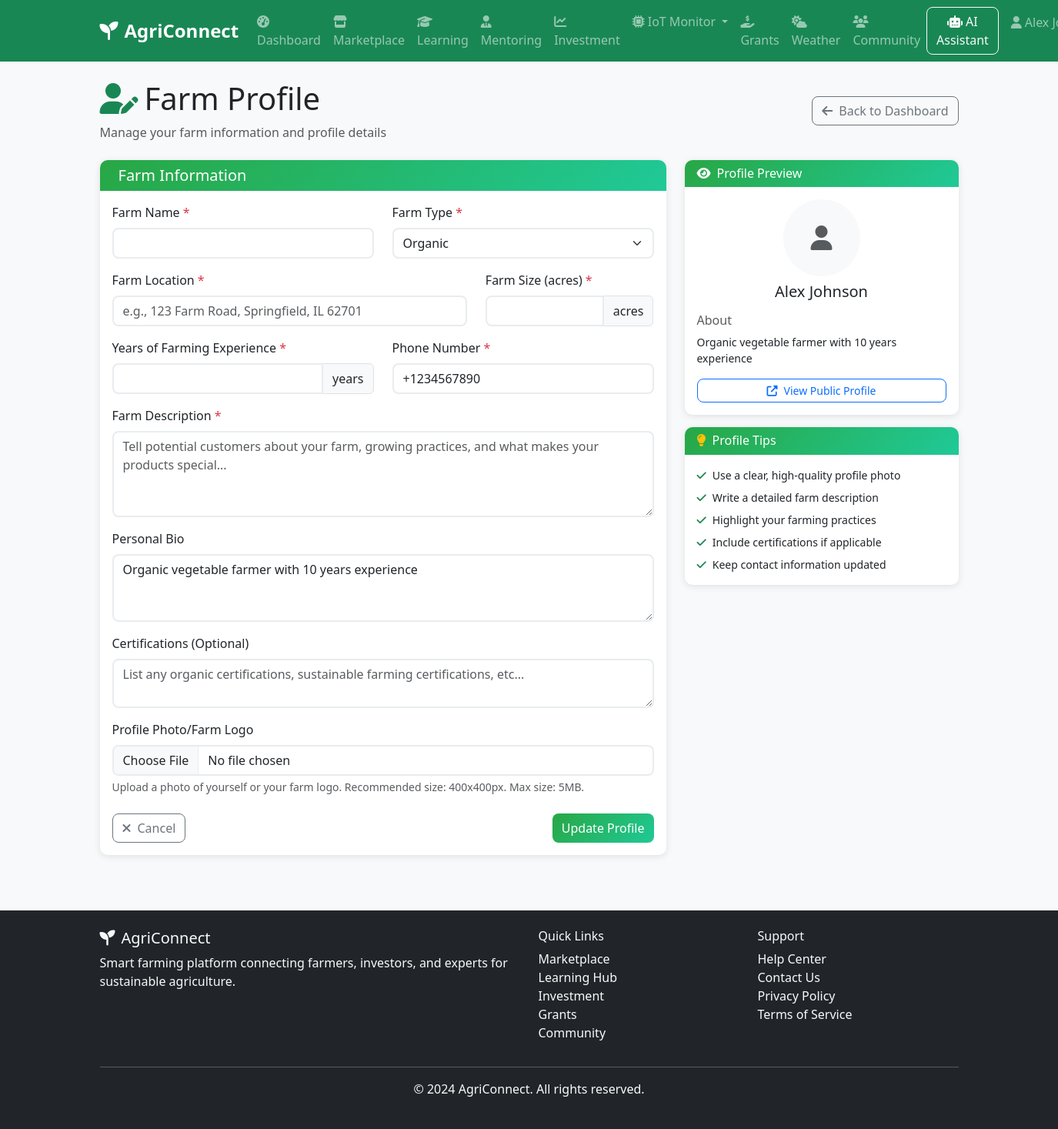
The app's page /marketplace/profile (signed in) with its own data.
### app/models/user.py (models this page shows, shortened)
class User(UserMixin, db.Model):
    __tablename__ = 'users'
    id = db.Column(db.Integer, primary_key=True)
    username = db.Column(db.String(80), unique=True, nullable=False)
    email = db.Column(db.String(120), unique=True, nullable=False)
    password_hash = db.Column(db.String(255), nullable=False)
    first_name = db.Column(db.String(50), nullable=False)
    last_name = db.Column(db.String(50), nullable=False)
    phone = db.Column(db.String(20))
    location = db.Column(db.String(100))
    user_type = db.Column(db.Enum('farmer', 'investor', 'expert', 'admin'), nullable=False, default='farmer')
    profile_image = db.Column(db.String(255))
    bio = db.Column(db.Text)
    farm_name = db.Column(db.String(100))
    farm_location = db.Column(db.String(200))
    farm_size = db.Column(db.Float)  # in acres
    farm_type = db.Column(db.String(50))  # organic, conventional, etc.
    years_experience = db.Column(db.Integer)
    farm_description = db.Column(db.Text)
    certifications = db.Column(db.Text)  # JSON string of certifications
    is_active = db.Column(db.Boolean, default=True)
    is_verified = db.Column(db.Boolean, default=False)
    created_at = db.Column(db.DateTime, default=datetime.utcnow)
    updated_at = db.Column(db.DateTime, default=datetime.utcnow, onupdate=datetime.utcnow)
    products = db.relationship('Product', backref='seller', lazy='dynamic')
    courses_enrolled = db.relationship('CourseEnrollment', backref='user', lazy='dynamic')
    courses_created = db.relationship('Course', backref='instructor', lazy='dynamic')
    land_listings = db.relationship('Land', backref='owner', lazy='dynamic')
    investments = db.relationship('Investment', backref='investor', lazy='dynamic')
    forum_posts = db.relationship('ForumPost', backref='author', lazy='dynamic')
    forum_comments = db.relationship('ForumComment', backref='author', lazy='dynamic')
    mentoring_sessions_as_mentor = db.relationship('MentoringSession', foreign_keys='MentoringSession.mentor_id', backref='mentor', lazy='dynamic')
    mentoring_sessions_as_mentee = db.relationship('MentoringSession', foreign_keys='MentoringSession.mentee_id', backref='mentee', lazy='dynamic')
    mentoring_requests = db.relationship('MentoringRequest', backref='mentee', lazy='dynamic')
    chat_sessions = db.relationship('ChatSession', backref='user', lazy='dynamic')
    def get_full_name(self):
        return f"{self.first_name} {self.last_name}"
    def is_farmer(self):
        return self.user_type == 'farmer'

### app/routes/marketplace.py (the view, shortened to what this page needs)
@marketplace_bp.route('/profile', methods=['GET', 'POST'])
@login_required
def edit_farmer_profile():
    if not current_user.is_farmer():
        flash('Only farmers can access this page.', 'error')
        return redirect(url_for('marketplace.index'))
    form = FarmerProfileForm(obj=current_user)
    return render_template('marketplace/farmer_profile.html', form=form)

### app/templates/marketplace/farmer_profile.html (shortened to what this page needs)
{% extends "base.html" %}
{% block content %}
<div class="container py-4">
    <div class="row mb-4">
        <div class="col-12">
            <div class="d-flex justify-content-between align-items-center">
                <div>
                    <h1><i class="fas fa-user-edit me-2 text-success"></i>Farm Profile</h1>
                    <p class="text-muted mb-0">Manage your farm information and profile details</p>
                </div>
                <a href="{{ url_for('marketplace.farmer_dashboard') }}" class="btn btn-outline-secondary">
                    <i class="fas fa-arrow-left me-2"></i>Back to Dashboard
                </a>
            </div>
        </div>
    </div>
    <div class="row">
        <div class="col-lg-8">
            <div class="card">
                <div class="card-header">
                    <h5 class="mb-0">Farm Information</h5>
                </div>
                <div class="card-body">
                    <form method="POST" enctype="multipart/form-data">
                        <div class="row mb-3">
                            <div class="col-md-6">
                                {{ form.farm_name.label(class="form-label required") }}
                                {{ form.farm_name(class="form-control") }}
                            </div>
                            <div class="col-md-6">
                                {{ form.farm_type.label(class="form-label required") }}
                                {{ form.farm_type(class="form-select") }}
                            </div>
                        </div>
                        <div class="row mb-3">
                            <div class="col-md-8">
                                {{ form.farm_location.label(class="form-label required") }}
                                {{ form.farm_location(class="form-control", placeholder="e.g., 123 Farm Road, Springfield, IL 62701") }}
                            </div>
                            <div class="col-md-4">
                                {{ form.farm_size.label(class="form-label required") }}
                                <div class="input-group">
                                    {{ form.farm_size(class="form-control") }}
                                    <span class="input-group-text">acres</span>
                                </div>
                            </div>
                        </div>
                        <div class="row mb-3">
                            <div class="col-md-6">
                                {{ form.years_experience.label(class="form-label required") }}
                                <div class="input-group">
                                    {{ form.years_experience(class="form-control") }}
                                    <span class="input-group-text">years</span>
                                </div>
                            </div>
                            <div class="col-md-6">
                                {{ form.phone.label(class="form-label required") }}
                                {{ form.phone(class="form-control", placeholder="+1 (555) 123-4567") }}
                            </div>
                        </div>
                        <div class="mb-3">
                            {{ form.farm_description.label(class="form-label required") }}
                            {{ form.farm_description(class="form-control", rows="4", placeholder="Tell potential customers about your farm, growing practices, and what makes your products special...") }}
                        </div>
                        <div class="mb-3">
                            {{ form.bio.label(class="form-label") }}
                            {{ form.bio(class="form-control", rows="3", placeholder="Share a bit about yourself as a farmer...") }}
                        </div>
                        <div class="mb-3">
                            {{ form.certifications.label(class="form-label") }}
                            {{ form.certifications(class="form-control", rows="2", placeholder="List any organic certifications, sustainable farming certifications, etc...") }}
                        </div>
                        <div class="mb-4">
                            {{ form.profile_image.label(class="form-label") }}
                            {{ form.profile_image(class="form-control") }}
                            <div class="form-text">Upload a photo of yourself or your farm logo. Recommended size: 400x400px. Max size: 5MB.</div>
                        </div>
                        <div class="d-flex justify-content-between">
                            <a href="{{ url_for('marketplace.farmer_dashboard') }}" class="btn btn-outline-secondary">
                                <i class="fas fa-times me-2"></i>Cancel
                            </a>
                            {{ form.submit(class="btn btn-success") }}
                        </div>
                    </form>
                </div>
            </div>
        </div>
        <div class="col-lg-4">
            <div class="card">
                <div class="card-header">
                    <h6 class="mb-0"><i class="fas fa-eye me-2"></i>Profile Preview</h6>
                </div>
                <div class="card-body">
                    <div class="text-center mb-3">
                        {% if current_user.profile_image %}
                        <img src="{{ current_user.profile_image }}" alt="Profile"
                             class="rounded-circle mb-2" style="width: 100px; height: 100px; object-fit: cover;">
                        {% else %}
                        <div class="bg-light rounded-circle mx-auto mb-2 d-flex align-items-center justify-content-center"
                             style="width: 100px; height: 100px;">
                            <i class="fas fa-user fa-2x text-muted"></i>
                        </div>
                        {% endif %}
                        <h5 class="mb-1">{{ current_user.get_full_name() }}</h5>
                    </div>
                    {% if current_user.bio %}
                    <div class="mb-3">
                        <h6 class="text-muted">About</h6>
                        <p class="small">{{ current_user.bio }}</p>
                    </div>
                    {% endif %}
                    <div class="mt-3">
                        <a href="{{ url_for('marketplace.farmer_profile', farmer_id=current_user.id) }}"
                           class="btn btn-outline-primary btn-sm w-100" target="_blank">
                            <i class="fas fa-external-link-alt me-2"></i>View Public Profile
                        </a>
                    </div>
                </div>
            </div>
            <div class="card mt-3">
                <div class="card-header">
                    <h6 class="mb-0"><i class="fas fa-lightbulb me-2 text-warning"></i>Profile Tips</h6>
                </div>
                <div class="card-body">
                    <ul class="list-unstyled small mb-0">
                        <li class="mb-2"><i class="fas fa-check text-success me-2"></i>Use a clear, high-quality profile photo</li>
                        <li class="mb-2"><i class="fas fa-check text-success me-2"></i>Write a detailed farm description</li>
                        <li class="mb-2"><i class="fas fa-check text-success me-2"></i>Highlight your farming practices</li>
                        <li class="mb-2"><i class="fas fa-check text-success me-2"></i>Include certifications if applicable</li>
                        <li class="mb-0"><i class="fas fa-check text-success me-2"></i>Keep contact information updated</li>
                    </ul>
                </div>
            </div>
        </div>
    </div>
</div>
{% endblock %}

### app/templates/base.html (shortened to what this page needs)
<!DOCTYPE html>
<html lang="en">
<head>
    <link href="https://cdn.jsdelivr.net/npm/bootstrap@5.3.0/dist/css/bootstrap.min.css" rel="stylesheet">
    <link href="https://cdnjs.cloudflare.com/ajax/libs/font-awesome/6.4.0/css/all.min.css" rel="stylesheet">
    <link href="{{ url_for('static', filename='css/style.css') }}" rel="stylesheet">
</head>
<body>
    <nav class="navbar navbar-expand-lg navbar-dark bg-success">
        <div class="container">
            <a class="navbar-brand" href="{{ url_for('dashboard.index') }}">
                <i class="fas fa-seedling me-2"></i>AgriConnect
            </a>
            <div class="collapse navbar-collapse" id="navbarNav">
                <ul class="navbar-nav me-auto">
                    <li class="nav-item">
                        <a class="nav-link" href="{{ url_for('dashboard.index') }}">
                            <i class="fas fa-tachometer-alt me-1"></i>Dashboard
                        </a>
                    </li>
                    <li class="nav-item">
                        <a class="nav-link" href="{{ url_for('marketplace.index') }}">
                            <i class="fas fa-store me-1"></i>Marketplace
                        </a>
                    </li>
                    <li class="nav-item">
                        <a class="nav-link" href="{{ url_for('learning.index') }}">
                            <i class="fas fa-graduation-cap me-1"></i>Learning
                        </a>
                    </li>
                    <li class="nav-item">
                        <a class="nav-link" href="{{ url_for('mentoring.index') }}">
                            <i class="fas fa-user-tie me-1"></i>Mentoring
                        </a>
                    </li>
                    <li class="nav-item">
                        <a class="nav-link" href="{{ url_for('investment.index') }}">
                            <i class="fas fa-chart-line me-1"></i>Investment
                        </a>
                    </li>
                    <li class="nav-item dropdown">
                        <a class="nav-link dropdown-toggle" href="#" id="iotDropdown" role="button" data-bs-toggle="dropdown">
                            <i class="fas fa-microchip me-1"></i>IoT Monitor
                        </a>
                    </li>
                    <li class="nav-item">
                        <a class="nav-link" href="{{ url_for('grant.grants_dashboard') }}">
                            <i class="fas fa-hand-holding-usd me-1"></i>Grants
                        </a>
                    </li>
                    <li class="nav-item">
                        <a class="nav-link" href="{{ url_for('weather.index') }}">
                            <i class="fas fa-cloud-sun me-1"></i>Weather
                        </a>
                    </li>
                    <li class="nav-item">
                        <a class="nav-link" href="{{ url_for('community.index') }}">
                            <i class="fas fa-users me-1"></i>Community
                        </a>
                    </li>
                </ul>
                <ul class="navbar-nav">
                    {% if current_user.is_authenticated %}
                    <li class="nav-item">
                        <button class="btn btn-outline-light me-2" data-bs-toggle="modal"
                            data-bs-target="#chatbotModal">
                            <i class="fas fa-robot me-1"></i>AI Assistant
                        </button>
                    </li>
                    <li class="nav-item dropdown">
                        <a class="nav-link dropdown-toggle" href="#" id="navbarDropdown" role="button"
                            data-bs-toggle="dropdown">
                            <i class="fas fa-user me-1"></i>{{ current_user.get_full_name() }}
                        </a>
                    </li>
                    {% endif %}
                </ul>
            </div>
        </div>
    </nav>
    <main class="container-fluid">
        {% block content %}{% endblock %}
    </main>
    <footer class="bg-dark text-light py-4 mt-5">
        <div class="container">
            <div class="row">
                <div class="col-md-6">
                    <h5><i class="fas fa-seedling me-2"></i>AgriConnect</h5>
                    <p>Smart farming platform connecting farmers, investors, and experts for sustainable agriculture.
                    </p>
                </div>
                <div class="col-md-3">
                    <h6>Quick Links</h6>
                    <ul class="list-unstyled">
                        <li><a href="{{ url_for('marketplace.index') }}" class="text-light">Marketplace</a></li>
                        <li><a href="{{ url_for('learning.index') }}" class="text-light">Learning Hub</a></li>
                        <li><a href="{{ url_for('investment.index') }}" class="text-light">Investment</a></li>
                        <li><a href="{{ url_for('grant.grants_dashboard') }}" class="text-light">Grants</a></li>
                        <li><a href="{{ url_for('community.index') }}" class="text-light">Community</a></li>
                    </ul>
                </div>
                <div class="col-md-3">
                    <h6>Support</h6>
                    <ul class="list-unstyled">
                        <li><a href="#" class="text-light">Help Center</a></li>
                        <li><a href="#" class="text-light">Contact Us</a></li>
                        <li><a href="#" class="text-light">Privacy Policy</a></li>
                        <li><a href="#" class="text-light">Terms of Service</a></li>
                    </ul>
                </div>
            </div>
            <hr>
            <div class="text-center">
                <p>&copy; 2024 AgriConnect. All rights reserved.</p>
            </div>
        </div>
    </footer>
</body>
</html>

### records on screen
User: get_full_name "Alex…", farm_type "Organic", phone "+1234567890", bio "Organic vegetable farmer with 10 years experience", get_full_name "Alex Johnson"
